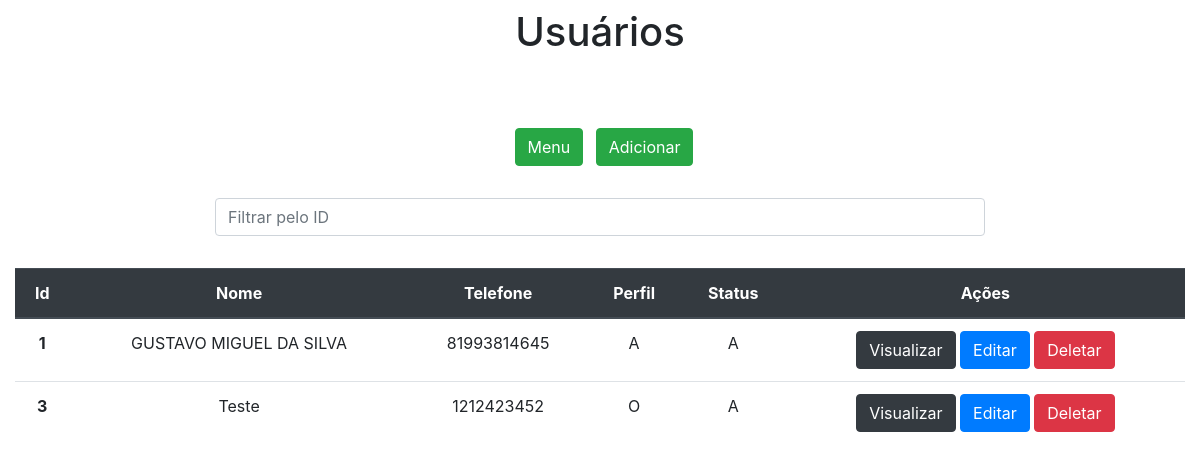
Screenshot of /usuarios/ with the database file from the repository.
### app/models.py (models this page shows)
class Usuarios(models.Model):
    id = models.AutoField(primary_key=True)
    nome = models.CharField(max_length=30)
    telefone = models.CharField(max_length=17)
    perfil = models.CharField(max_length=1)
    status = models.CharField(max_length=1)
    login = models.CharField(max_length=30)
    senha = models.CharField(max_length=30)

### app/views.py (the view)
# urls.py: path('usuarios/', usuarios, name='usuarios'),
def usuarios(request):
    data = {}
    search = request.GET.get('search')
    if search:
        data['db'] = Usuarios.objects.filter(id__icontains=search)
    else:
        data['db'] = Usuarios.objects.all()
    return render(request, 'usuarios.html', data)

### app/templates/usuarios.html (shortened to what this page needs)
<!DOCTYPE html>
<html lang="pt-br">
<head>
    <link rel="stylesheet" href="https://stackpath.bootstrapcdn.com/bootstrap/4.4.1/css/bootstrap.min.css"
>
</head>
<body>
<div class="col-8 m-auto pt-2 pb-2 text-center">
    <h1>Usuários</h1>
</div>
<div class="col-8 m-auto pt-5 pb-2 text-center">
    <a href="/menu" class="m-2 btn btn-success">Menu</a>
    <a href="/usuariosForm" class="btn btn-success">Adicionar</a>
</div>
<div class="col-8 m-auto pt-3 pb-2 text-center">
    <form method="get">
        <input type="text" id="search" name="search" class="form-control" placeholder="Filtrar pelo ID">
    </form>
</div>
<div class="col-12 m-auto pt-4 pb-2 text-center">
    <table class="table">
        <thead class="thead-dark">
        <tr>
            <th scope="col">Id</th>
            <th scope="col">Nome</th>
            <th scope="col">Telefone</th>
            <th scope="col">Perfil</th>
            <th scope="col">Status</th>
            <th scope="col">Ações</th>
        </tr>
        </thead>
        <tbody>
        {% for dbs in db %}
        <tr>
            <th>{{dbs.id}}</th>
            <td>{{dbs.nome}}</td>
            <td>{{dbs.telefone}}</td>
            <td>{{dbs.perfil}}</td>
            <td>{{dbs.status}}</td>
            <td>
                <a href="/usuariosView/{{dbs.id}}/" class="btn btn-dark">Visualizar</a>
                <a href="/usuariosEdit/{{dbs.id}}/" class="btn btn-primary">Editar</a>
                <a href="/usuariosDelete/{{dbs.id}}/" class="btn btn-danger btnDel">Deletar</a>
            </td>
        </tr>
        {% endfor %}
        </tbody>
    </table>
</div>
{% load static %}
</body>
</html>

### rows the page displays
Usuarios: id "1", nome "GUSTAVO MIGUEL DA SILVA", telefone "81993814645", perfil "A", status "A"
Usuarios: id "3", nome "Teste", telefone "1212423452", perfil "O", status "A"
